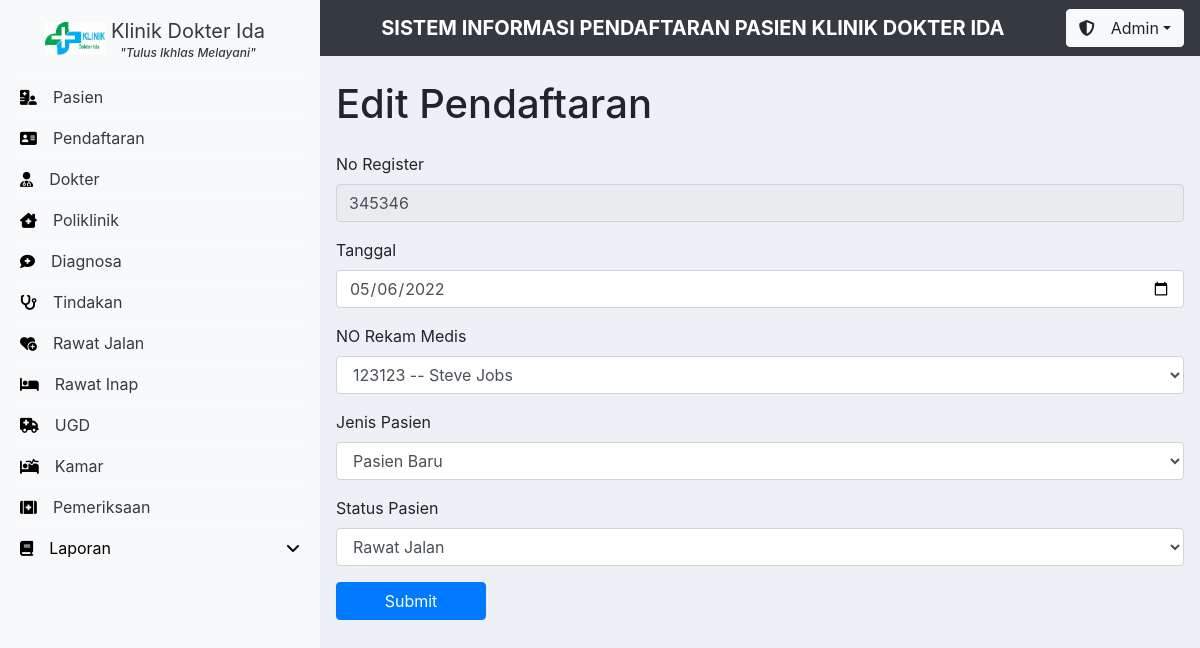
/dashboard.php?tab=editPendaftaran&id=345346 (signed in), run on the app's committed database.
### tables this page shows
CREATE TABLE `pendaftaran` (
  `noreg` int(6) NOT NULL,
  `tglreg` date NOT NULL,
  `no_rm` int(6) NOT NULL,
  `nama_pasien` varchar(36) NOT NULL,
  `jenis_pasien` enum('Pasien Lama','Pasien Baru') NOT NULL,
  `status_pasien` enum('Rawat Jalan','Rawat Inap','UGD') DEFAULT NULL,
  PRIMARY KEY (`noreg`),
  KEY `rm_to_pendaftaran` (`no_rm`),
  CONSTRAINT `rm_to_pendaftaran` FOREIGN KEY (`no_rm`) REFERENCES `pasien` (`no_rm`) ON DELETE CASCADE ON UPDATE CASCADE
);

CREATE TABLE `pasien` (
  `no_rm` int(6) NOT NULL,
  `nama_pasien` varchar(36) NOT NULL,
  `jkel` varchar(1) NOT NULL,
  `tgl_lahir` date NOT NULL,
  `agama` enum('Islam','Hindu','Katolik','Kristen','Budha') NOT NULL,
  `status_perkawinan` enum('Belum Menikah','Menikah') NOT NULL,
  `alamat` varchar(55) NOT NULL,
  `telepon` bigint(15) NOT NULL,
  PRIMARY KEY (`no_rm`)
);

### functions.php (called while the page is built, shortened)
<?php
$conn = mysqli_connect('localhost', 'root', '', 'klinik-ida');
function query($query)
{
    global $conn;
    $result = mysqli_query($conn, $query);
    $rows = [];
    while ($row = mysqli_fetch_assoc($result)) {
        $rows[] = $row;
    }
    return $rows;
}

### editPendaftaran.php (the view, shortened to what this page needs)
<?php
    $noreg = $_GET['id'];
    $reg = query("select * from pendaftaran where noreg = '$noreg'")[0];
?>
<h1>Edit Pendaftaran</h1>
<form action="" method="post" class="mt-4">
    <div class="form-group">
        <label for="noreg">No Register</label>
        <input type="number" class="form-control" name="noreg" value="<?= $reg['noreg'] ?>" maxlength="6" required readonly>
    </div>
    <div class="form-group">
        <label for="tglreg">Tanggal</label>
        <input type="date" class="form-control" name="tglreg" value="<?= $reg['tglreg'] ?>" required>
    </div>
    <div class="form-group">
        <?php
            $data_norm = query("SELECT * FROM pasien");
        ?>
        <label for="no_rm">NO Rekam Medis</label>
        <select name="no_rm" class="form-control">
            <?php foreach($data_norm as $norm) {?>
            <option value="<?= $norm['no_rm'] ?>"
            <?php
                if($reg['no_rm'] == $norm['no_rm']){
                    echo "selected";
                }
            ?>
            ><?= "{$norm['no_rm']} -- {$norm['nama_pasien']}" ?></option>
                <?php } ?>
        </select>
    </div>
    <div class="form-group">
        <label for="jenis_pasien">Jenis Pasien</label>
        <select name="jenis_pasien" class="form-control">
            <option value="Pasien Baru"
            <?php
                if($reg['jenis_pasien'] == "Pasien Baru"){
                    echo "selected";
                }
            ?>
            >Pasien Baru</option>
        </select>
    </div>
    <div class="form-group">
        <label for="status_pasien">Status Pasien</label>
        <select name="status_pasien" class="form-control">
            <option value="Rawat Jalan"
            <?php
                if($reg['status_pasien'] == "Rawat Jalan"){
                    echo "selected";
                }
            ?>
            >Rawat Jalan</option>
        </select>
    </div>
    <button type="submit" name="submit" class="btn btn-primary" style="width:150px">Submit</button>
</form>

### css/style.css (style rules this page uses)
* { padding: 0; margin: 0; }

### data on the page
pendaftaran: noreg "345346", tglreg "05/06/2022", no_rm "123123 -- Steve Jobs", jenis_pasien "Pasien Baru", status_pasien "Rawat Jalan"
